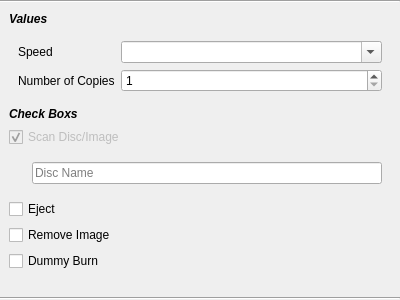
<?xml version="1.0" encoding="UTF-8"?>
<ui version="4.0">
 <class>OptionsUi</class>
 <widget class="QWidget" name="OptionsUi">
  <property name="geometry">
   <rect>
    <x>0</x>
    <y>0</y>
    <width>400</width>
    <height>300</height>
   </rect>
  </property>
  <property name="windowTitle">
   <string>Form</string>
  </property>
  <layout class="QVBoxLayout" name="verticalLayout">
   <property name="spacing">
    <number>0</number>
   </property>
   <property name="margin">
    <number>0</number>
   </property>
   <item>
    <widget class="Line" name="line">
     <property name="orientation">
      <enum>Qt::Horizontal</enum>
     </property>
    </widget>
   </item>
   <item>
    <widget class="QScrollArea" name="scrollArea">
     <property name="frameShape">
      <enum>QFrame::NoFrame</enum>
     </property>
     <property name="frameShadow">
      <enum>QFrame::Plain</enum>
     </property>
     <property name="horizontalScrollBarPolicy">
      <enum>Qt::ScrollBarAlwaysOff</enum>
     </property>
     <property name="widgetResizable">
      <bool>true</bool>
     </property>
     <widget class="QWidget" name="scrollAreaWidgetContents">
      <property name="geometry">
       <rect>
        <x>0</x>
        <y>0</y>
        <width>400</width>
        <height>294</height>
       </rect>
      </property>
      <layout class="QVBoxLayout" name="verticalLayout_2">
       <item>
        <widget class="QLabel" name="label_2">
         <property name="font">
          <font>
           <weight>75</weight>
           <italic>true</italic>
           <bold>true</bold>
          </font>
         </property>
         <property name="text">
          <string>Values</string>
         </property>
        </widget>
       </item>
       <item>
        <widget class="QWidget" name="value_widget" native="true">
         <layout class="QFormLayout" name="formLayout">
          <item row="0" column="0">
           <widget class="QLabel" name="label_3">
            <property name="text">
             <string>Speed</string>
            </property>
           </widget>
          </item>
          <item row="0" column="1">
           <widget class="QComboBox" name="speed_combo">
            <property name="editable">
             <bool>true</bool>
            </property>
           </widget>
          </item>
          <item row="1" column="0">
           <widget class="QLabel" name="label_4">
            <property name="text">
             <string>Number of Copies</string>
            </property>
           </widget>
          </item>
          <item row="1" column="1">
           <widget class="QSpinBox" name="copies_spin">
            <property name="minimum">
             <number>1</number>
            </property>
           </widget>
          </item>
         </layout>
        </widget>
       </item>
       <item>
        <widget class="QLabel" name="label">
         <property name="font">
          <font>
           <weight>75</weight>
           <italic>true</italic>
           <bold>true</bold>
          </font>
         </property>
         <property name="text">
          <string>Check Boxs</string>
         </property>
        </widget>
       </item>
       <item>
        <widget class="QCheckBox" name="scan_check">
         <property name="enabled">
          <bool>false</bool>
         </property>
         <property name="text">
          <string>Scan Disc/Image</string>
         </property>
         <property name="checked">
          <bool>true</bool>
         </property>
        </widget>
       </item>
       <item>
        <widget class="QWidget" name="scan_widget" native="true">
         <layout class="QVBoxLayout" name="verticalLayout_3">
          <property name="leftMargin">
           <number>23</number>
          </property>
          <item>
           <widget class="QLineEdit" name="scan_line">
            <property name="placeholderText">
             <string>Disc Name</string>
            </property>
           </widget>
          </item>
         </layout>
        </widget>
       </item>
       <item>
        <widget class="QCheckBox" name="eject_check">
         <property name="text">
          <string>Eject</string>
         </property>
        </widget>
       </item>
       <item>
        <widget class="QCheckBox" name="remove_check">
         <property name="text">
          <string>Remove Image</string>
         </property>
        </widget>
       </item>
       <item>
        <widget class="QCheckBox" name="dummy_check">
         <property name="text">
          <string>Dummy Burn</string>
         </property>
        </widget>
       </item>
       <item>
        <spacer name="verticalSpacer">
         <property name="orientation">
          <enum>Qt::Vertical</enum>
         </property>
         <property name="sizeHint" stdset="0">
          <size>
           <width>20</width>
           <height>40</height>
          </size>
         </property>
        </spacer>
       </item>
      </layout>
     </widget>
    </widget>
   </item>
   <item>
    <widget class="Line" name="line_2">
     <property name="orientation">
      <enum>Qt::Horizontal</enum>
     </property>
    </widget>
   </item>
  </layout>
 </widget>
 <resources/>
 <connections/>
</ui>
